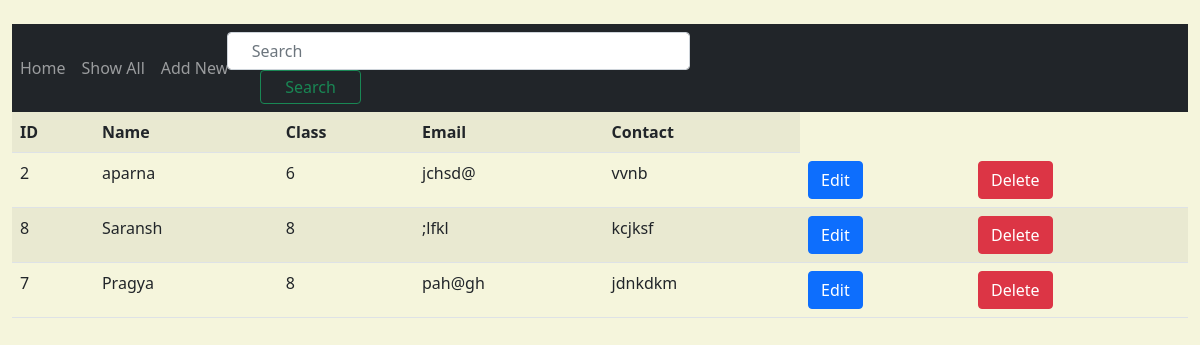
The page /show on the database as committed earlier.
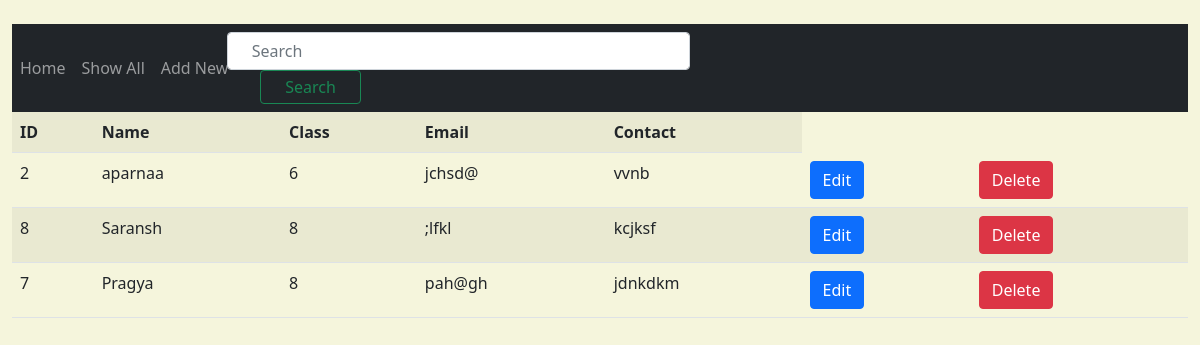
The same page on the database as committed later.
### myapp/models.py (models this page shows)
class Employee(models.Model):
    eid = models.CharField(max_length = 20)
    ename = models.CharField(max_length=100)
    eclass = models.CharField(max_length=100,null=True,blank=False)
    eemail = models.CharField(max_length=50)
    econtact = models.CharField(max_length = 30)

### myapp/views.py (the view)
# urls.py: path('show',views.show),
def show(request):
    employee = Employee.objects.all
    return render(request, 'show.html',{'employee':employee})

### myapp/Templates/show.html
{% extends 'base.html' %}
{% block content %}
<table class ="table table-striped">
    <tr>
    <th>ID</th>
    <th>Name</th>
    <th>Class</th>
    <th>Email</th>
    <th>Contact</th>
    </tr>
    {% for i in employee %}
    <tr>
        <td>{{i.eid}}</td>
        <td>{{i.ename}}</td>
        <td>{{i.eclass}}</td>
        <td>{{i.eemail}}</td>
        <td>{{i.econtact}}</td>
        <td>
            <button type="button" class="btn btn-primary"><a href = "edit/{{i.id}}" style="text-decoration: none; color: white;"> Edit </a></button>
        </td>
        <td>
            <button type="button" class="btn btn-danger"><a href = "delete/{{i.id}}" style="text-decoration: none; color: white;"> Delete </a></button>
        </td>
    </tr>
    {% endfor %}
</table>
{% endblock %}

### myapp/Templates/base.html (shortened to what this page needs)
<!doctype html>
<html lang="en">
  <head>
    <link href="https://cdn.jsdelivr.net/npm/bootstrap@5.0.1/dist/css/bootstrap.min.css" rel="stylesheet">
  </head>
    <body style="background-color:beige;">
  <div class="container-fluid my-4">
    <nav class="navbar navbar-expand-md bg-dark navbar-dark">
     <div class="collapse navbar-collapse" id="collapsibleNavbar">
       <ul class="navbar-nav mr-auto">
         <li class="nav-item active">
           <a class="nav-link" href="/">Home</a>
           </li>
         <li class="nav-item active"><a class="nav-link" href="/show">Show All</a></li>
         <li class="nav-item active"><a class="nav-link" href="/load_form">Add New</a></li>
       </ul>
       <form method="POST" action="search" class="form-inline my-2 my-lg-0">
         <input style="width: 97%;float: inline-end;"name="name" class="form-control mr-sm-2 mx-4 px-4" type="search" placeholder="Search" aria-label="Search">
         <button class="btn btn-outline-success my-2 my-sm-0 mx-4 py-1 px-4 " type="submit">Search</button>
        </form>
     </div>
   </nav>
    {% block content %}
    {% endblock %}
  </div>
  </body>
</html>

Rows that differ between the two databases and show on the page:
changed Employee "jchsd@": ename "aparna" → "aparnaa"
